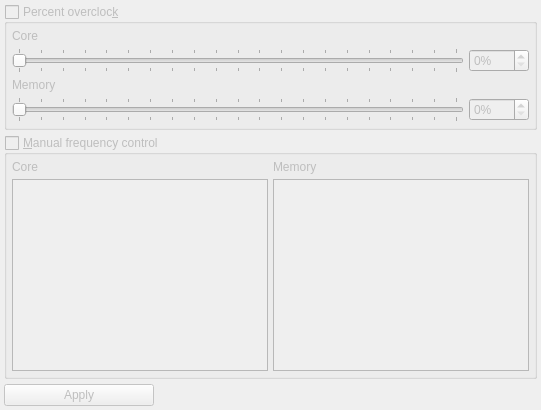
          <widget class="QWidget" name="tab_general">
           <property name="enabled">
            <bool>false</bool>
           </property>
           <attribute name="title">
            <string>General</string>
           </attribute>
           <layout class="QVBoxLayout" name="verticalLayout_24">
            <property name="spacing">
             <number>5</number>
            </property>
            <property name="leftMargin">
             <number>4</number>
            </property>
            <property name="topMargin">
             <number>4</number>
            </property>
            <property name="rightMargin">
             <number>4</number>
            </property>
            <property name="bottomMargin">
             <number>4</number>
            </property>
            <item>
             <widget class="QGroupBox" name="group_oc">
              <property name="enabled">
               <bool>false</bool>
              </property>
              <property name="title">
               <string>Percent overcloc&amp;k</string>
              </property>
              <property name="checkable">
               <bool>true</bool>
              </property>
              <property name="checked">
               <bool>false</bool>
              </property>
              <layout class="QGridLayout" name="gridLayout_7">
               <property name="leftMargin">
                <number>5</number>
               </property>
               <property name="topMargin">
                <number>5</number>
               </property>
               <property name="rightMargin">
                <number>5</number>
               </property>
               <property name="bottomMargin">
                <number>5</number>
               </property>
               <property name="spacing">
                <number>5</number>
               </property>
               <item row="0" column="0">
                <widget class="QLabel" name="label_coreOc">
                 <property name="text">
                  <string>Core</string>
                 </property>
                </widget>
               </item>
               <item row="1" column="0">
                <widget class="QSlider" name="slider_ocSclk">
                 <property name="enabled">
                  <bool>false</bool>
                 </property>
                 <property name="sizePolicy">
                  <sizepolicy hsizetype="Expanding" vsizetype="Preferred">
                   <horstretch>0</horstretch>
                   <verstretch>0</verstretch>
                  </sizepolicy>
                 </property>
                 <property name="maximum">
                  <number>20</number>
                 </property>
                 <property name="pageStep">
                  <number>5</number>
                 </property>
                 <property name="orientation">
                  <enum>Qt::Horizontal</enum>
                 </property>
                 <property name="tickPosition">
                  <enum>QSlider::TicksBothSides</enum>
                 </property>
                 <property name="tickInterval">
                  <number>1</number>
                 </property>
                </widget>
               </item>
               <item row="1" column="1">
                <widget class="QSpinBox" name="spin_ocSclk">
                 <property name="minimumSize">
                  <size>
                   <width>60</width>
                   <height>0</height>
                  </size>
                 </property>
                 <property name="suffix">
                  <string>%</string>
                 </property>
                 <property name="maximum">
                  <number>20</number>
                 </property>
                </widget>
               </item>
               <item row="2" column="0">
                <widget class="QLabel" name="label_memOc">
                 <property name="text">
                  <string>Memory</string>
                 </property>
                </widget>
               </item>
               <item row="3" column="0">
                <widget class="QSlider" name="slider_ocMclk">
                 <property name="enabled">
                  <bool>false</bool>
                 </property>
                 <property name="sizePolicy">
                  <sizepolicy hsizetype="Expanding" vsizetype="Preferred">
                   <horstretch>0</horstretch>
                   <verstretch>0</verstretch>
                  </sizepolicy>
                 </property>
                 <property name="maximum">
                  <number>20</number>
                 </property>
                 <property name="pageStep">
                  <number>5</number>
                 </property>
                 <property name="orientation">
                  <enum>Qt::Horizontal</enum>
                 </property>
                 <property name="tickPosition">
                  <enum>QSlider::TicksBothSides</enum>
                 </property>
                 <property name="tickInterval">
                  <number>1</number>
                 </property>
                </widget>
               </item>
               <item row="3" column="1">
                <widget class="QSpinBox" name="spin_ocMclk">
                 <property name="minimumSize">
                  <size>
                   <width>60</width>
                   <height>0</height>
                  </size>
                 </property>
                 <property name="suffix">
                  <string>%</string>
                 </property>
                 <property name="maximum">
                  <number>20</number>
                 </property>
                </widget>
               </item>
              </layout>
             </widget>
            </item>
            <item>
             <widget class="QGroupBox" name="group_freq">
              <property name="enabled">
               <bool>false</bool>
              </property>
              <property name="title">
               <string>&amp;Manual frequency control</string>
              </property>
              <property name="checkable">
               <bool>true</bool>
              </property>
              <property name="checked">
               <bool>false</bool>
              </property>
              <layout class="QGridLayout" name="gridLayout_16" columnstretch="0,0">
               <property name="leftMargin">
                <number>5</number>
               </property>
               <property name="topMargin">
                <number>5</number>
               </property>
               <property name="rightMargin">
                <number>5</number>
               </property>
               <property name="bottomMargin">
                <number>5</number>
               </property>
               <property name="spacing">
                <number>5</number>
               </property>
               <item row="1" column="1">
                <widget class="QListWidget" name="list_freqStatesMem"/>
               </item>
               <item row="1" column="0">
                <widget class="QListWidget" name="list_freqStatesCore"/>
               </item>
               <item row="0" column="0">
                <widget class="QLabel" name="label_22">
                 <property name="text">
                  <string>Core</string>
                 </property>
                </widget>
               </item>
               <item row="0" column="1">
                <widget class="QLabel" name="label_23">
                 <property name="text">
                  <string>Memory</string>
                 </property>
                </widget>
               </item>
              </layout>
             </widget>
            </item>
            <item>
             <widget class="QPushButton" name="btn_applyStatesAndOc">
              <property name="enabled">
               <bool>false</bool>
              </property>
              <property name="maximumSize">
               <size>
                <width>150</width>
                <height>16777215</height>
               </size>
              </property>
              <property name="text">
               <string>Apply</string>
              </property>
             </widget>
            </item>
           </layout>
          </widget>
